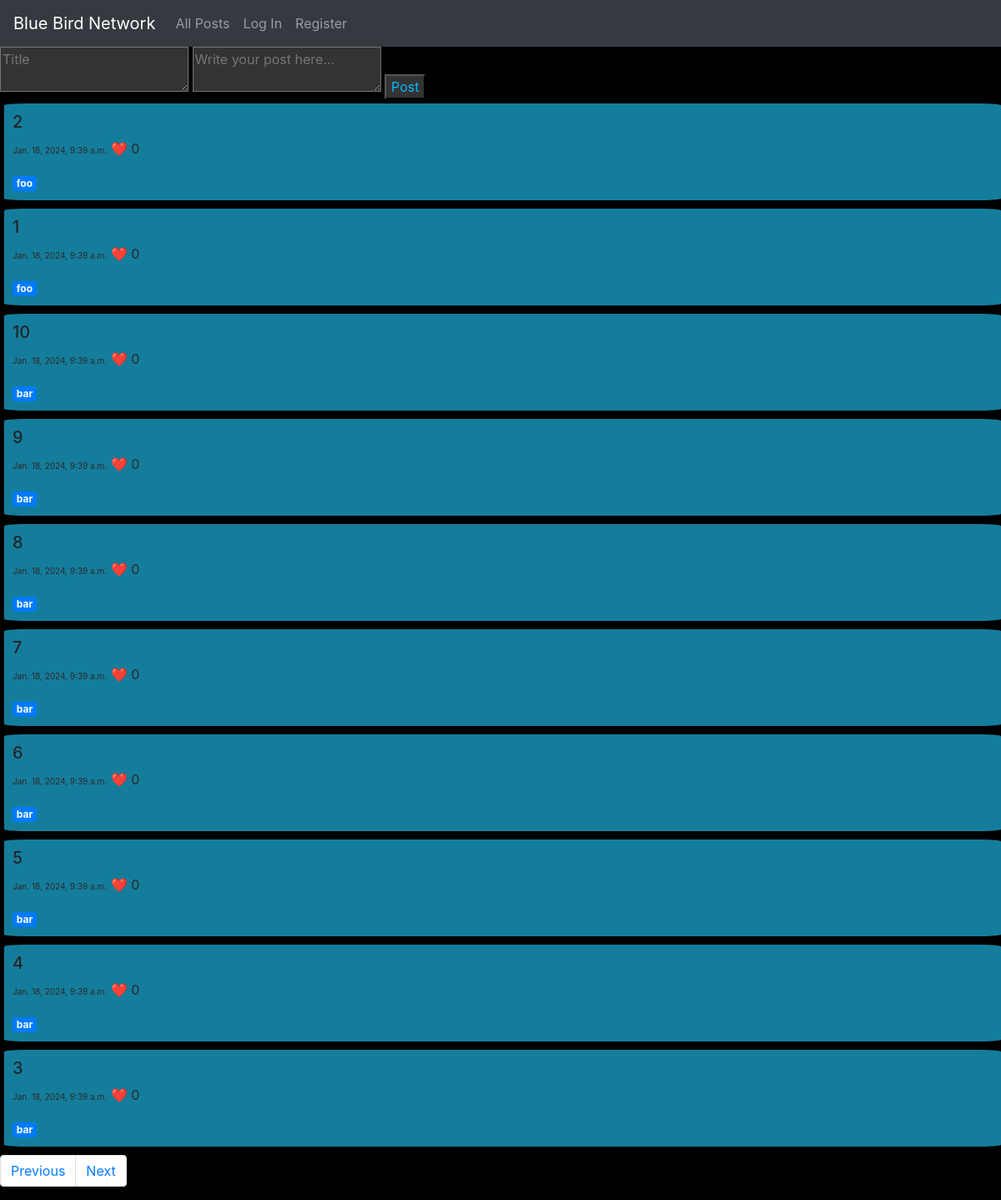
/?page=3, run on the app's committed database.
### network/models.py (models this page shows, shortened)
class Tweet(models.Model):
    user = models.ForeignKey(User, on_delete=models.CASCADE, related_name= "user1")
    title = models.CharField(max_length=64)
    content = models.TextField()
    timestamp = models.DateTimeField(auto_now_add=True)
    likes = models.IntegerField(default = 0)

class User(AbstractUser):
    pass

### network/views.py (the view)
# urls.py: path("", views.index, name="index"),
def index(request):
    pageNumber = int(request.GET.get('page', 1))
    nextPageUrl = '?page=' + str(pageNumber + 1)
    lastPageUrl = '?page=' + str(pageNumber - 1) if pageNumber > 1 else ""
    displacementAmount = (pageNumber - 1) * 10
    old_posts = Tweet.objects.all().order_by("-timestamp")[displacementAmount:displacementAmount+10]
    morePosts = Tweet.objects.all().order_by("-timestamp")[displacementAmount+10:displacementAmount+20].exists()
    return render(request, "network/index.html", {'old_posts': old_posts, 'nextPageUrl': nextPageUrl , 'lastPageUrl': lastPageUrl, "more_posts":morePosts})

### network/templates/network/index.html (shortened to what this page needs)
{% extends "network/layout.html" %}
{% block body %}
    <html lang="en">
        <body>
            <form id="post-form" method="POST">
                <textarea id="title-content" name="title" placeholder="Title" style="background-color: #333; color: #fff;"></textarea>
                <textarea id="post-content" name="content" placeholder="Write your post here..." style="background-color: #333; color: #fff;"></textarea>
                <input style="margin-bottom: 5px; background-color: #333; color: #00bbff;" id="submit-post" type="submit" value="Post">
            </form>
            {% for post in old_posts %}
                <div id = "old_posts" data-id = "{{ post.id }}">
                    <h5>{{ post.title }}</h5>
                    <p style=" color:rgb(43, 42, 42);"><span style = "font-size: x-small;">{{ post.timestamp }}</span> ❤️ <span>{{ post.likes }}</span></p>
                    <a href="{% url 'smprofile' post.user.username %}" class="badge badge-primary">{{ post.user }}</a>
                </div>
            {% endfor %}
            <nav aria-label="Page navigation example">
                <ul class="pagination">
                    {% if lastPageUrl %}
                    <li class="page-item"><a class="page-link" href="{{ lastPageUrl}}">Previous</a></li>
                    {% endif %}
                    {% if more_posts %}
                    <li class="page-item"><a class="page-link" href="{{ nextPageUrl }}">Next</a></li>
                    {% endif %}
                </ul>
            </nav>
        </body>
    </html>
{% endblock %}

### network/static/network/styles.css (style rules this page uses)
#old_posts { background-color: #157d9c; padding: 10px; margin-bottom: 10px; animation-name: hide; animation-duration: 2s; animation-fill-mode: forwards; animation-play-state: paused; border-radius: 2%; margin-left: 5px; }
body { background-color: black; }

### data on the page
Tweet: title "2", timestamp "Jan. 18, 2024, 9:39 a.m.", likes "0", user "foo"
Tweet: title "1", timestamp "Jan. 18, 2024, 9:39 a.m.", likes "0", user "foo"
Tweet: title "10", timestamp "Jan. 18, 2024, 9:39 a.m.", likes "0", user "bar"
Tweet: title "9", timestamp "Jan. 18, 2024, 9:39 a.m.", likes "0", user "bar"
Tweet: title "8", timestamp "Jan. 18, 2024, 9:39 a.m.", likes "0", user "bar"
Tweet: title "7", timestamp "Jan. 18, 2024, 9:39 a.m.", likes "0", user "bar"
Tweet: title "6", timestamp "Jan. 18, 2024, 9:39 a.m.", likes "0", user "bar"
Tweet: title "5", timestamp "Jan. 18, 2024, 9:39 a.m.", likes "0", user "bar"
Tweet: title "4", timestamp "Jan. 18, 2024, 9:39 a.m.", likes "0", user "bar"
Tweet: title "3", timestamp "Jan. 18, 2024, 9:39 a.m.", likes "0", user "bar"
